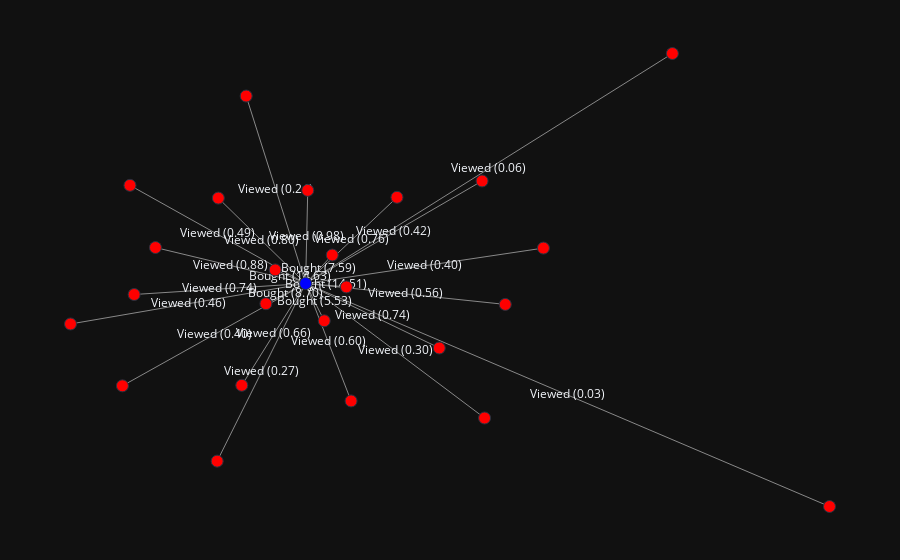

The cell this chart's notebook holds for it:
### Code cell
G = nx.Graph()
node_by_id = {}


colors_by_label = {"Product": "red", "User": "blue"}
color_map = []

for node in graph:
    id = node["node_id"]
    label = node["node_label"]
    path = node["path"]
    edge_labels_path = node.get("edge_labels_path")
    edge_weights_path = node.get("edge_weights_path")
    props = {"id": id, "label": label, "depth": node["depth"], "path": path}
    node_by_id[id] = props
    G.add_node(id, **props)
    color_map.append(colors_by_label.get(label, "black"))
    G.add_nodes_from([(id, props)])
    if len(path) > 1:
        edge_label = edge_labels_path[-1] if edge_labels_path else None
        edge_weight = edge_weights_path[-1] if edge_weights_path else None
        G.add_edge(path[0], path[-1], label=edge_label, weight=edge_weight)


pos = nx.spring_layout(G, seed=42)

# 2) Build edge traces
edge_x = []
edge_y = []
edge_text_x = []
edge_text_y = []
edge_text = []
for u, v in G.edges():
    x0, y0 = pos[u]
    x1, y1 = pos[v]
    edge_x += [x0, x1, None]
    edge_y += [y0, y1, None]
    # midpoint for label
    edge_text_x.append((x0 + x1) / 2)
    edge_text_y.append((y0 + y1) / 2)
    label = G.edges[u, v].get("label")
    weight = G.edges[u, v].get("weight")
    if weight is not None:
        edge_text.append(f"{label} ({weight:.2f})")
    else:
        edge_text.append(label or "")

edge_trace = go.Scatter(
    x=edge_x,
    y=edge_y,
    line=dict(width=1, color="#888"),
    hoverinfo="none",
    mode="lines",
)

edge_label_trace = go.Scatter(
    x=edge_text_x,
    y=edge_text_y,
    mode="text",
    text=edge_text,
    textposition="middle center",
    hoverinfo="none",
)

# 3) Build node traces
node_x = []
node_y = []
node_hover = []
for node in G.nodes():
    x, y = pos[node]
    node_x.append(x)
    node_y.append(y)
    node_hover.append(str(node))

node_trace = go.Scatter(
    x=node_x,
    y=node_y,
    mode="markers",
    hovertext=node_hover,
    hoverinfo="text",
    marker=dict(
        size=12,
        color=color_map,
        line_width=1,
    ),
)

# 4) Render
fig = go.Figure(data=[edge_trace, edge_label_trace, node_trace])
fig.update_layout(
    showlegend=False,
    margin=dict(l=20, r=20, t=20, b=20),
    xaxis=dict(showgrid=False, zeroline=False, showticklabels=False),
    yaxis=dict(showgrid=False, zeroline=False, showticklabels=False),
)
fig.show()

### Figure 1 — Plotly figure (JSON) as saved in the notebook; plotly's stock layout.template omitted (floating-point values rounded to 4 significant figures)
{"data": [{"hoverinfo": "none", "line": {"color": "#888", "width": 1}, "mode": "lines", "type": "scatter", "x": [-0.0614, 0.6817, null, -0.0614, -0.4087, null, -0.0614, -0.2382, null, -0.0614, 0.2961, null, -0.0614, -0.4172, null, -0.0614, 0.3012, null, -0.0614, -0.2406, null, -0.0614, -0.4325, null, -0.0614, 0.4204, null, -0.0614, 0.2094, null, -0.0614, -0.5377, null, -0.0614, -0.05705, null, -0.0614, -0.3656, null, -0.0614, 0.03074, null, -0.0614, 0.3431, null, -0.0614, -0.1818, null, -0.0614, 0.1237, null, -0.0614, -0.1907, null, -0.0614, 1.0, null, -0.0614, -0.1418, null, -0.0614, -0.123, null, -0.0614, -0.007435, null, -0.0614, 0.02126, null, -0.0614, -0.02369, null], "y": [0.007725, 0.7738, null, 0.007725, -0.02893, null, 0.007725, 0.2922, null, 0.007725, 0.3493, null, 0.007725, 0.3347, null, 0.007725, -0.4402, null, 0.007725, -0.5839, null, 0.007725, -0.3331, null, 0.007725, 0.1257, null, 0.007725, -0.2071, null, 0.007725, -0.1271, null, 0.007725, 0.3179, null, 0.007725, 0.1275, null, 0.007725, -0.3833, null, 0.007725, -0.06191, null, 0.007725, 0.6321, null, 0.007725, 0.2948, null, 0.007725, -0.3313, null, 0.007725, -0.735, null, 0.007725, -0.05954, null, 0.007725, 0.05308, null, 0.007725, 0.1025, null, 0.007725, -0.003562, null, 0.007725, -0.1164, null]}, {"hoverinfo": "none", "mode": "text", "text": ["Viewed (0.06)", "Viewed (0.74)", "Viewed (0.80)", "Viewed (0.42)", "Viewed (0.49)", "Viewed (0.30)", "Viewed (0.27)", "Viewed (0.40)", "Viewed (0.40)", "Viewed (0.74)", "Viewed (0.46)", "Viewed (0.98)", "Viewed (0.88)", "Viewed (0.60)", "Viewed (0.56)", "Viewed (0.24)", "Viewed (0.76)", "Viewed (0.66)", "Viewed (0.03)", "Bought (8.70)", "Bought (14.63)", "Bought (7.59)", "Bought (14.51)", "Bought (5.53)"], "textposition": "middle center", "type": "scatter", "x": [0.3101, -0.2351, -0.1498, 0.1174, -0.2393, 0.1199, -0.151, -0.247, 0.1795, 0.074, -0.2996, -0.05923, -0.2135, -0.01533, 0.1409, -0.1216, 0.03115, -0.1261, 0.4693, -0.1016, -0.0922, -0.03442, -0.02007, -0.04255], "y": [0.3908, -0.0106, 0.15, 0.1785, 0.1712, -0.2162, -0.2881, -0.1627, 0.0667, -0.09966, -0.05968, 0.1628, 0.06762, -0.1878, -0.02709, 0.3199, 0.1513, -0.1618, -0.3636, -0.02591, 0.0304, 0.0551, 0.002082, -0.05432]}, {"hoverinfo": "text", "hovertext": ["019c6c2c-6496-7eb1-85cd-24cd2fe8e9db", "019c6c2c-6631-7655-8269-4d32946fc89c", "019c6c2c-6516-7008-b673-1ea0a231453e", "019c6c2c-65a3-7db2-9ce1-09a8ab926d08", "019c6c2c-654d-7c0a-a12a-b75a293961da", "019c6c2c-65f9-78f8-b1e5-284c4e01b339", "019c6c2c-653e-74f8-8e5f-292b7a5529f4", "019c6c2c-65d1-7bb6-897c-313a674fb97a", "019c6c2c-6633-7b6f-8fcd-f513767d0dc3", "019c6c2c-6626-7255-a7c9-d264c62d8a0f", "019c6c2c-653f-77ea-8a96-6b947b8435f4", "019c6c2c-6615-7273-a542-38d99197f7e6", "019c6c2c-653f-7d04-9b6f-6cacbc9b3899", "019c6c2c-65c6-73b0-b7c7-4160d93236ce", "019c6c2c-6531-7098-b9db-03dfadbc9608", "019c6c2c-6528-75d0-8ddc-23b6437f6d1f", "019c6c2c-652c-7796-a68b-60a15dadd9ae", "019c6c2c-65f5-7db6-babf-20ed5be336be", "019c6c2c-6634-7748-884d-abe391b2eba5", "019c6c2c-654d-7339-83d0-2802604aeb64", "019c6c2c-6588-75bf-aaf9-a92415b614fa", "019c6c2c-653e-7abd-b3de-05390f5fb957", "019c6c2c-65bc-755a-a1fe-ef61cd562571", "019c6c2c-6587-79e5-b4cf-a707e062c923", "019c6c2c-663a-7d02-8424-afe9a4255ae9"], "marker": {"color": ["blue", "red", "red", "red", "red", "red", "red", "red", "red", "red", "red", "red", "red", "red", "red", "red", "red", "red", "red", "red", "red", "red", "red", "red", "red"], "line": {"width": 1}, "size": 12}, "mode": "markers", "type": "scatter", "x": [-0.0614, 0.6817, -0.4087, -0.2382, 0.2961, -0.4172, 0.3012, -0.2406, -0.4325, 0.4204, 0.2094, -0.5377, -0.05705, -0.3656, 0.03074, 0.3431, -0.1818, 0.1237, -0.1907, 1.0, -0.1418, -0.123, -0.007435, 0.02126, -0.02369], "y": [0.007725, 0.7738, -0.02893, 0.2922, 0.3493, 0.3347, -0.4402, -0.5839, -0.3331, 0.1257, -0.2071, -0.1271, 0.3179, 0.1275, -0.3833, -0.06191, 0.6321, 0.2948, -0.3313, -0.735, -0.05954, 0.05308, 0.1025, -0.003562, -0.1164]}], "layout": {"margin": {"b": 20, "l": 20, "r": 20, "t": 20}, "showlegend": false, "xaxis": {"showgrid": false, "showticklabels": false, "zeroline": false}, "yaxis": {"showgrid": false, "showticklabels": false, "zeroline": false}}}
